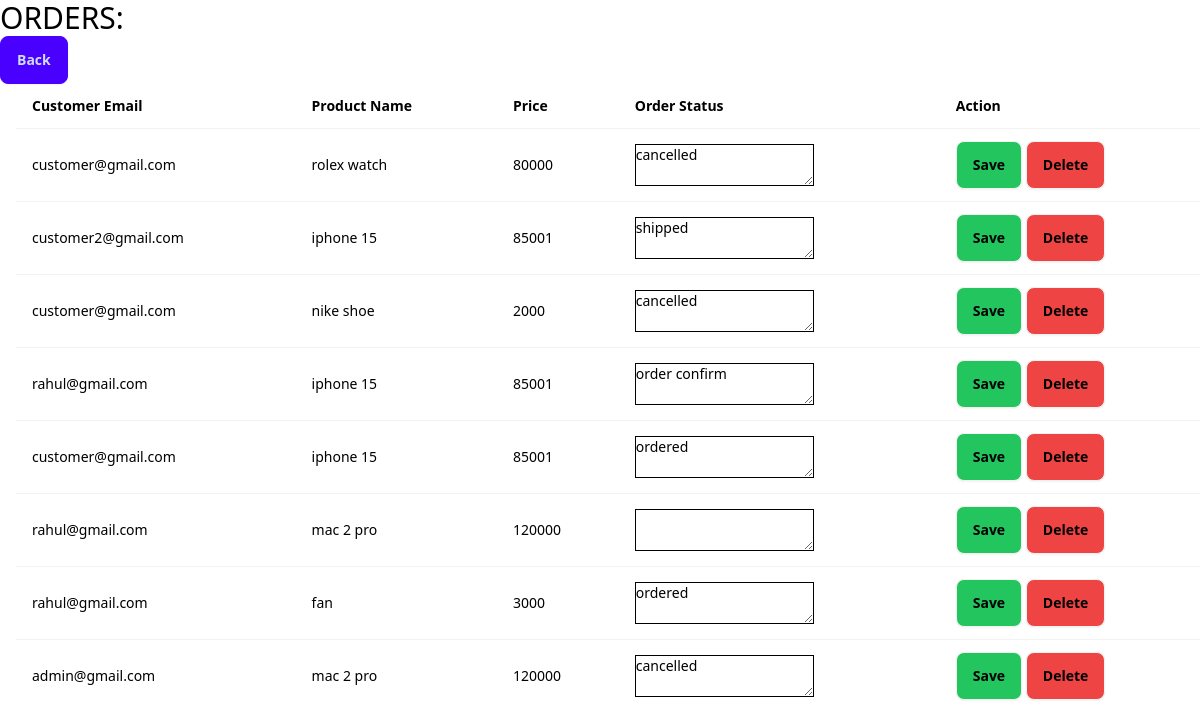
Screenshot of /order_status_admin.php (signed in) with the database file from the repository.
### tables this page shows
CREATE TABLE `cart` (
  `id` int(11) NOT NULL,
  `product_name` varchar(100) NOT NULL,
  `product_price` varchar(100) NOT NULL,
  `order_status` varchar(500) NOT NULL,
  `email` varchar(100) DEFAULT NULL
);

### order_status_admin.php (the view, shortened to what this page needs)
<?php
include "./connection.php";
$sql = "SELECT * FROM cart";
$result = $conn->query($sql);
$productupdate = [];
if ($result->num_rows > 0) {
    while ($row = $result->fetch_assoc()) {
        $productupdate[] = $row;
    }
}
?>
<!DOCTYPE html>
<html>
<head>
    <link href="https://cdn.jsdelivr.net/npm/daisyui@4.12.10/dist/full.min.css" rel="stylesheet" type="text/css" />
    <script src="https://cdn.tailwindcss.com"></script>
</head>
<body>
<div class="bg-white text-black pb-44">
    <h1 class="text-3xl">ORDERS:</h1>
    <a href="admin.php" class="btn btn-primary">Back</a>
    <table class="table table-bordered text-black ml-4">
        <tr>
            <th>Customer Email</th>
            <th>Product Name</th>
            <th>Price</th>
            <th>Order Status</th>
            <th>Action</th>
        </tr>
        <?php
        foreach ($productupdate as $product) {
            echo "<tr>";
            echo "<form method='POST' action='update_order_status.php'>";
            echo "<td>".$product['email']."</td>";
            echo "<td>".$product['product_name']."</td>";
            echo "<td>".$product['product_price']."</td>";
            echo "<td><textarea class='form-control bg-white border border-black' name='order_status' required>".$product['order_status']."</textarea></td>";
            echo "<td>";
            echo "<button type='submit' class='btn bg-green-500 text-black hover:bg-green-800 hover:text-white'>Save</button> ";
            echo "<a href='delete_cancelled_order.php?id=".$product['id']."' class='btn bg-red-500 text-black hover:bg-red-800 hover:text-white'>Delete</a>";
            echo "</td>";
            echo "</form>";
            echo "</tr>";
        }
        ?>
    </table>
</div>
</body>
</html>

### rows the page displays
cart: email "customer@gmail.com", product_name "rolex watch", product_price "80000", order_status "cancelled"
cart: email "customer2@gmail.com", product_name "iphone 15", product_price "85001", order_status "shipped"
cart: email "customer@gmail.com", product_name "nike shoe", product_price "2000", order_status "cancelled"
cart: email "rahul@gmail.com", product_name "iphone 15", product_price "85001", order_status "order confirm"
cart: email "customer@gmail.com", product_name "iphone 15", product_price "85001", order_status "ordered"
cart: email "rahul@gmail.com", product_name "mac 2 pro", product_price "120000"
cart: email "rahul@gmail.com", product_name "fan", product_price "3000", order_status "ordered"
cart: email "admin@gmail.com", product_name "mac 2 pro", product_price "120000", order_status "cancelled"
